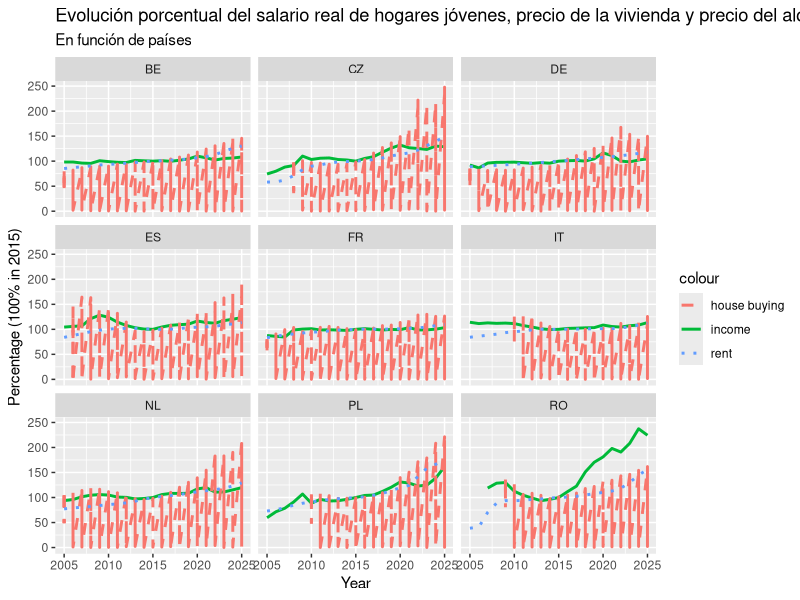
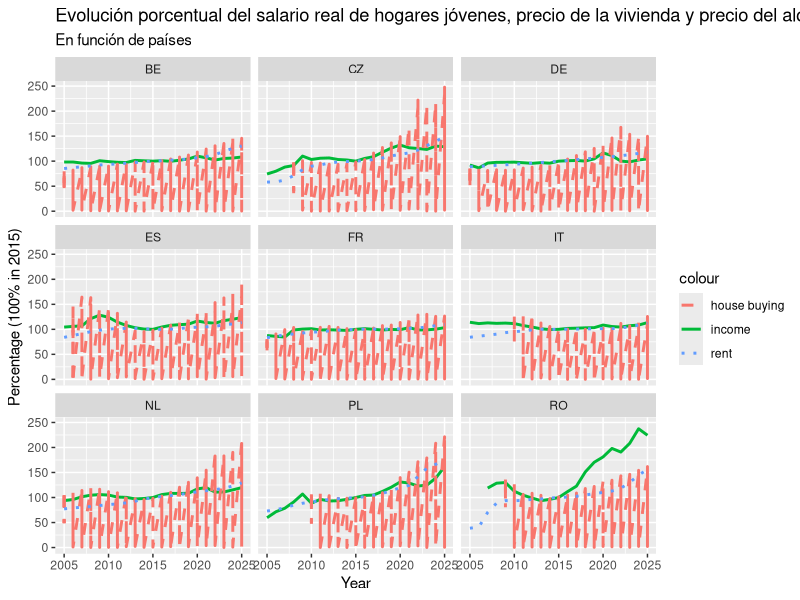

Reproduce these figures in R, in order. (Note: this script raises an error after producing the figures.)
## ---- chunk 1
library(readr)
library(stringr)
library(dplyr)
library(tidyr)
library(magrittr)
library(lubridate)
library(ggplot2)
library(GGally)
## ---- chunk 2
poblacion <- read_tsv('data/poblacion_paises.tsv')
#str(poblacion)
#head(poblacion)

colnames(poblacion)[1] <- 'country'
poblacion %<>% mutate(country = sub("^.*,", "", country)) %>% mutate(across(-1, ~ as.numeric(gsub('[^0-9.]', '', .x))))

poblacion %<>% transmute(country, population = rowMeans(select(., -country), na.rm = TRUE))
# Calculamos la media poblacional de cada pais desde el 2000 hasta hoy

poblacion %<>% arrange(desc(population)) %>% filter(!(country %in% c('RU', 'UA', 'DE_TOT', 'TR', 'FX', 'BY', 'AZ', 'UK')))
# Ordenamos los paises de mayor a menor poblacion
# Eliminamos algunos que no pertenecen politicamente a Europa

mas.poblacion10 <- poblacion$country[1:10]
# Nos quedamos con los nombres de los 10 primeros

mas.poblacion5 <- poblacion$country[1:5]
# Nos quedamos con los nombres de los 5 primeros
## ---- chunk 3
indep.resid <- read_tsv('data/edad_independencia_residencial.tsv')
#str(indep.resid)
#head(indep.resid)

colnames(indep.resid)[1] <- 'sex.country'
indep.resid %<>% mutate(sex.country = sub("^.*,([^,]*,[^,]*)$", "\\1", sex.country)) %>% separate(sex.country, into = c('sex', 'country'), sep = ',') %>% mutate(sex = factor(sex))

indep.resid %<>% mutate(across(c(-1, -2), ~ as.numeric(gsub('[^0-9.]', '', .x)))) %>% pivot_longer(cols = c(-1, -2), names_to = 'year', values_to = 'age.indep') %>% mutate(year = as.numeric(year)) %>% filter(sex == 'T' & country %in% mas.poblacion10) %>% select(-sex)
## ---- chunk 4
precio.vivienda <- read_tsv('data/precio_vivienda.tsv')
#str(precio.vivienda)
#head(precio.vivienda)

colnames(precio.vivienda)[1] <- 'country'
precio.vivienda %<>% mutate(country = sub(".*,", "", country))

precio.vivienda %<>% mutate(across(-1, ~ as.numeric(gsub('[^0-9.]', '', .x)))) %>% pivot_longer(cols = -1, names_to = 'year.quadri', values_to = 'rel.price2015.house')

precio.vivienda %<>% separate(year.quadri, into = c('year', 'quadri'), sep = '-') %>% mutate(quadri = factor(quadri, ordered=TRUE)) %>% mutate(year = as.numeric(year)) %>% filter(country %in% mas.poblacion10 & quadri == 'Q1') %>% select(-quadri)
## ---- chunk 5
precio.alquiler <- read_tsv('data/precio_alquiler.tsv')
#str(precio.alquiler)
#head(precio.alquiler)

colnames(precio.alquiler)[1] <- 'country'
precio.alquiler %<>% mutate(country = sub(".*,", "", country))

precio.alquiler %<>% mutate(across(-1, ~ as.numeric(gsub('[^0-9.]', '', .x)))) %>% pivot_longer(cols = -1, names_to = 'year', values_to = 'rel.price2015.rent') %>% mutate(year = as.numeric(year)) %>% filter(country %in% mas.poblacion10)
## ---- chunk 6
salarios <- read_tsv('data/salarios.tsv')
#str(salarios)
#head(salarios)

colnames(salarios)[1] <- 'age.country'
salarios %<>% mutate(age.country = sub("^[^,]*,([^,]*,).*,([^,]*)$", "\\1\\2", age.country)) %>% separate(age.country, into = c('age', 'country'), sep = ',') %>% mutate(age = factor(age, ordered = TRUE))

salarios %<>% mutate(across(c(-1, -2), ~ as.numeric(gsub('[^0-9.]', '', .x)))) %>% pivot_longer(cols = c(-1, -2), names_to = 'year', values_to = 'income') %>% mutate(year = as.numeric(year)) %>% filter(country %in% mas.poblacion10) %>% pivot_wider(names_from = age, values_from = income)
colnames(salarios)[c(3,4)] <- c('income.1824', 'income.2549')
salarios %<>% mutate(income = (income.1824+income.2549)/2) %>% select(c(-income.1824, -income.2549))
## ---- chunk 7
ipca <- read_tsv('data/ipca.tsv')
#str(ipca)
#head(ipca)

colnames(ipca)[1] <- 'country'
ipca %<>% mutate(country = sub(".*,", "", country))

ipca %<>% mutate(across(-1, ~ as.numeric(gsub('[^0-9.]', '', .x)))) %>% pivot_longer(cols = -1, names_to = 'year', values_to = 'rel.value2025.ipca') %>% mutate(year = as.numeric(year))
## ---- chunk 8
retr.pagos1629 <- read_tsv('data/retrasos_pagos_16-29.tsv')
#str(retr.pagos1629)
#head(retr.pagos1629)

colnames(retr.pagos1629)[1] <- 'country'
retr.pagos1629 %<>% mutate(country = sub("^.*,", "", country))

retr.pagos1629 %<>% mutate(across(-1, ~ as.numeric(gsub('[^0-9.]', '', .x)))) %>% pivot_longer(cols = -1, names_to = 'year', values_to = 'arrears.rate') %>% mutate(year = as.numeric(year)) %>% filter(country %in% mas.poblacion10)
## ---- chunk 9
salarios %<>% left_join(ipca)
# Hacemos join de los dataframes de salarios y de la inflacion anualizada (IPCA)
salarios %<>% group_by(country) %>% transmute(year, country, real.income = income*rel.value2025.ipca[year==2015]/rel.value2025.ipca) %>% ungroup()
# Creamos una columna con los salarios reales a partir de la inflacion
salarios %<>% group_by(country) %>% transmute(year, country, rel.income2015 = real.income/real.income[year == 2015]*100) %>% ungroup()
# Convertimos los salarios a una variable con referencia = 100 en 2015
# Lo hacemos para poder compararlos con la evolucion de vivienda y alquiler
## ---- chunk 10
jovenes.df <- indep.resid %>% full_join(salarios) %>% full_join(precio.alquiler) %>% full_join(precio.vivienda) %>% full_join(retr.pagos1629)
jovenes.df %<>% mutate(income.prop.house = rel.income2015/rel.price2015.house*100, income.prop.rent = rel.income2015/rel.price2015.rent*100)
## ---- chunk 11
sumario.jovenes <- data.frame(variable = colnames(jovenes.df))
sumario.jovenes$type <- sapply(jovenes.df, function(x) class(x)[1])
sumario.jovenes$levels <- sapply(jovenes.df, function(x) length(unique(x)))
sumario.jovenes$topLevel <- sapply(jovenes.df, function(x) names(which.max(table(x))))
sumario.jovenes$topCount <- sapply(jovenes.df, function(x) max(table(x)))
sumario.jovenes$topFrac <- sumario.jovenes$topCount / nrow(jovenes.df)
sumario.jovenes$missFreq <- sapply(jovenes.df, function(x) sum(is.na(x)))
sumario.jovenes$missFrac <- sumario.jovenes$missFreq / nrow(jovenes.df)

sumario.jovenes
## ---- chunk 12
ggplot(data = filter(jovenes.df, country != 'EL', year >= 2005 & year <= 2025)) + 
  geom_line(aes(x = year, y = rel.income2015, color = 'income'), linewidth = 1, na.rm = TRUE) + 
  geom_line(aes(x = year, y = rel.price2015.house, color = 'house buying'), linewidth = 1, linetype = 2, na.rm = TRUE) + 
  geom_line(aes(x = year, y = rel.price2015.rent, color = 'rent'), linewidth = 1, linetype = 3, na.rm = TRUE) + facet_wrap(.~country, nrow = 4) + labs(title = 'Evolución porcentual del salario real de hogares jóvenes, precio de la vivienda y precio del alquiler', subtitle = 'En función de países') + xlab('Year') + ylab('Percentage (100% in 2015)')
ggsave('results/viviendas_salarios.pdf', width = 14, height = 10, dpi = 300)
## ---- chunk 13
indep.resid.total <- indep.resid %>% filter(sex == 'T' & country %in% mas.poblacion10)
age.mean <- indep.resid.total %>% group_by(year) %>% summarise(age.mean = mean(age, na.rm = TRUE), .groups = "drop")
ggplot() + geom_line(data = indep.resid.total, mapping = aes(x = year, y = age, color = country), linewidth = 1.15, na.rm = TRUE) + geom_line(data = age.mean, mapping = aes(x = year, y = age.mean, color = 'mean'), linewidth = 1.15, na.rm = TRUE) +
  scale_color_manual(values = c(setNames(scales::hue_pal()(length(unique(indep.resid.total$country))), unique(indep.resid.total$country)), "mean" = "black")) +
  labs(title = 'Evolución temporal de la edad de emancipación') + xlab('Year') + ylab('Age')
ggsave('results/edad_emancipacion.pdf', width = 14, height = 10, dpi = 300)
